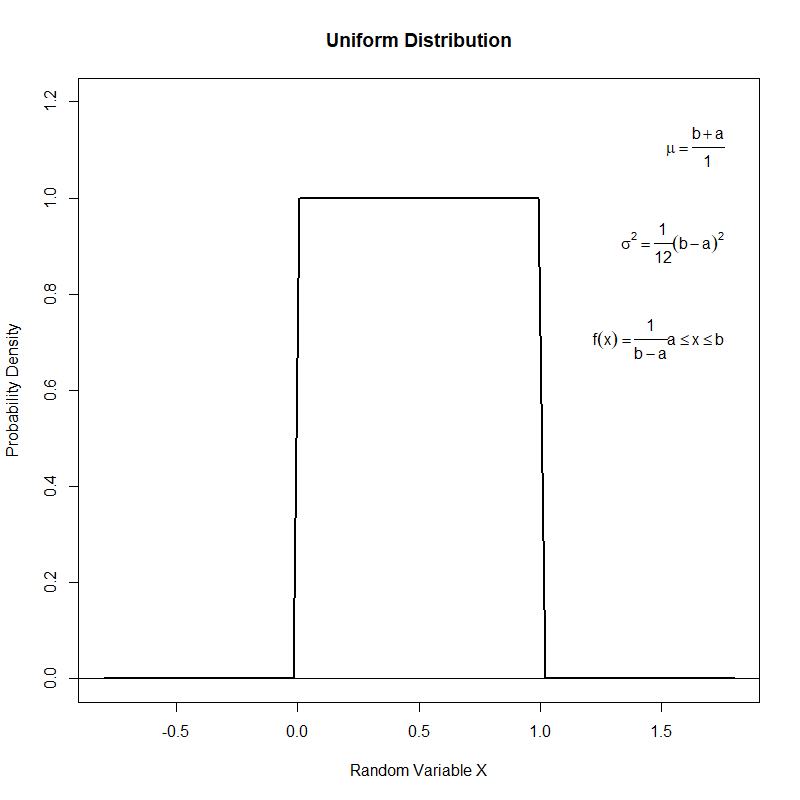

This chart was generated by the following R code:
### UNIFORM DISTRIBUTION ###

# R documentation
help("dunif")

# Set the lower limit value
min <- as.numeric(readline(prompt = "Type the lower limit: "))

# Set the upper limit value
max <- as.numeric(readline(prompt = "Type the upper limit: "))

# Build probability plot
curve(dunif(x, min = min, max = max),
      from = min - 0.5,
      to = max + 0.5,
      type = "l",
      lwd = 2,
      xlab = "Random Variable X",
      ylab = "Probability Density",
      main = "Uniform Distribution",
      ylim = c(0, 1.1))
abline(h = 0)

# EXAMPLE

curve(dunif(x, min = 0, max = 1),
      from = - 0.8,
      to = 1.8,
      type = "l",
      lwd = 2,
      xlab = "Random Variable X",
      ylab = "Probability Density",
      main = "Uniform Distribution",
      ylim = c(0, 1.2))
abline(h = 0)
text(x = 1.8, y = 1.1, expression(mu == frac(b+a, 1)), cex = 1, pos = 2)
text(x = 1.8, y = 0.9, expression(sigma^2 == frac(1, 12)*(b-a)^2), cex = 1, pos = 2)
text(x = 1.8, y = 0.7, expression(paste(f(x) == frac(1, b-a), a <= x, "" <= b)), cex = 1, pos = 2)
